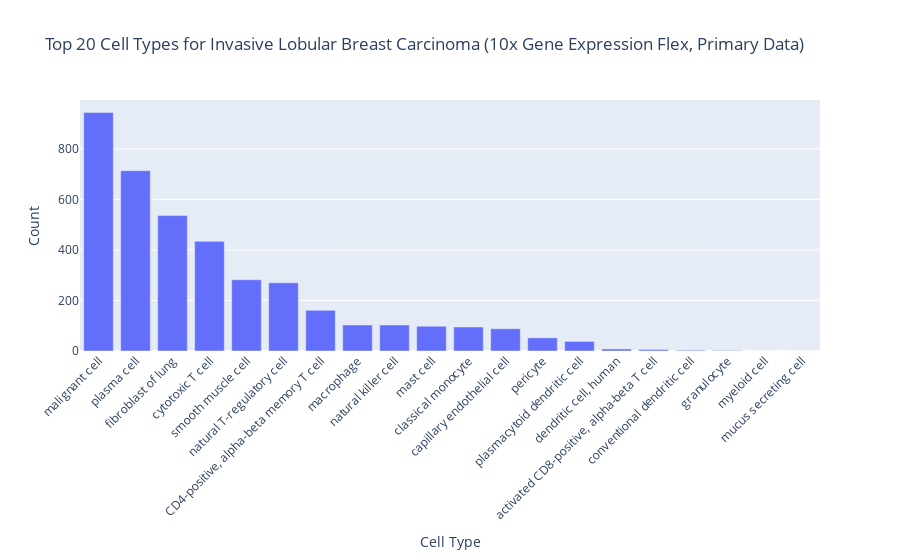

The cell this chart's notebook holds for it:
### Code cell
# Calculate cell type distribution
cell_type_distribution = cell_metadata['cell_type'].value_counts()

# Print the distribution (still good to see all counts in the table)
print("\nFull Cell Type Distribution for the specified criteria:")
print(cell_type_distribution)

# --- Fix for Plotting: Select the Top N cell types ---
# You can choose a number for N, for example, the top 20 cell types.
N = 20
top_cell_types = cell_type_distribution.head(N)

# Check if there are any cell types with counts > 0 to plot
if not top_cell_types.empty and top_cell_types.sum() > 0:
    print(f"\nGenerating plot for the top {N} cell types...")
    # Convert the top N Series to a DataFrame for Plotly
    top_cell_types_df = top_cell_types.reset_index()
    top_cell_types_df.columns = ['Cell Type', 'Count']

    fig = px.bar(
        top_cell_types_df,
        x='Cell Type',
        y='Count',
        title=f'Top {N} Cell Types for Invasive Lobular Breast Carcinoma (10x Gene Expression Flex, Primary Data)'
    )
    # Improve readability of x-axis labels by rotating them
    fig.update_layout(xaxis_tickangle=-45)
    fig.show()
else:
    print("\nNo significant cell types found matching the criteria to plot.")

### Figure 1 — Plotly figure (JSON) as saved in the notebook; plotly's stock layout.template omitted (floating-point values rounded to 4 significant figures)
{"data": [{"alignmentgroup": "True", "hovertemplate": "Cell Type=%{x}<br>Count=%{y}<extra></extra>", "legendgroup": "", "marker": {"color": "#636efa", "pattern": {"shape": ""}}, "name": "", "offsetgroup": "", "orientation": "v", "showlegend": false, "textposition": "auto", "type": "bar", "x": ["malignant cell", "plasma cell", "fibroblast of lung", "cytotoxic T cell", "smooth muscle cell", "natural T-regulatory cell", "CD4-positive, alpha-beta memory T cell", "macrophage", "natural killer cell", "mast cell", "classical monocyte", "capillary endothelial cell", "pericyte", "plasmacytoid dendritic cell", "dendritic cell, human", "activated CD8-positive, alpha-beta T cell", "conventional dendritic cell", "granulocyte", "myeloid cell", "mucus secreting cell"], "xaxis": "x", "y": [944, 714, 536, 434, 282, 270, 161, 103, 103, 98, 95, 88, 52, 38, 8, 6, 3, 2, 0, 0], "yaxis": "y"}], "layout": {"autosize": true, "barmode": "relative", "legend": {"tracegroupgap": 0}, "title": {"text": "Top 20 Cell Types for Invasive Lobular Breast Carcinoma (10x Gene Expression Flex, Primary Data)"}, "xaxis": {"anchor": "y", "autorange": true, "domain": [0, 1], "range": [-0.5, 19.5], "tickangle": -45, "title": {"text": "Cell Type"}, "type": "category"}, "yaxis": {"anchor": "x", "autorange": true, "domain": [0, 1], "range": [0, 993.7], "title": {"text": "Count"}, "type": "linear"}}}
